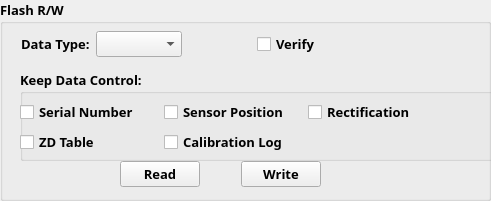
  <widget class="QGroupBox" name="groupBox">
   <property name="geometry">
    <rect>
     <x>20</x>
     <y>470</y>
     <width>491</width>
     <height>201</height>
    </rect>
   </property>
   <property name="font">
    <font>
     <family>Courier 10 Pitch</family>
     <pointsize>10</pointsize>
     <weight>75</weight>
     <bold>true</bold>
    </font>
   </property>
   <property name="title">
    <string>Flash R/W</string>
   </property>
   <widget class="QGroupBox" name="groupBox_2">
    <property name="geometry">
     <rect>
      <x>20</x>
      <y>70</y>
      <width>481</width>
      <height>91</height>
     </rect>
    </property>
    <property name="font">
     <font>
      <pointsize>10</pointsize>
     </font>
    </property>
    <property name="title">
     <string>Keep Data Control:</string>
    </property>
    <widget class="QWidget" name="layoutWidget7">
     <property name="geometry">
      <rect>
       <x>0</x>
       <y>30</y>
       <width>426</width>
       <height>54</height>
      </rect>
     </property>
     <property name="font">
      <font>
       <pointsize>10</pointsize>
      </font>
     </property>
     <layout class="QGridLayout" name="gridLayout_2">
      <item row="0" column="0">
       <widget class="QCheckBox" name="snChkBox">
        <property name="font">
         <font>
          <pointsize>10</pointsize>
         </font>
        </property>
        <property name="text">
         <string>Serial Number</string>
        </property>
       </widget>
      </item>
      <item row="0" column="1">
       <widget class="QCheckBox" name="offsetChkBox">
        <property name="font">
         <font>
          <pointsize>10</pointsize>
         </font>
        </property>
        <property name="text">
         <string>Sensor Position</string>
        </property>
       </widget>
      </item>
      <item row="0" column="2">
       <widget class="QCheckBox" name="rectificationChkBox">
        <property name="font">
         <font>
          <pointsize>10</pointsize>
         </font>
        </property>
        <property name="text">
         <string>Rectification</string>
        </property>
       </widget>
      </item>
      <item row="1" column="0">
       <widget class="QCheckBox" name="zdChkBox">
        <property name="font">
         <font>
          <pointsize>10</pointsize>
         </font>
        </property>
        <property name="text">
         <string>ZD Table</string>
        </property>
       </widget>
      </item>
      <item row="1" column="1">
       <widget class="QCheckBox" name="calibrationLogChkBox">
        <property name="font">
         <font>
          <pointsize>10</pointsize>
         </font>
        </property>
        <property name="text">
         <string>Calibration Log</string>
        </property>
       </widget>
      </item>
     </layout>
    </widget>
   </widget>
   <widget class="QWidget" name="layoutWidget8">
    <property name="geometry">
     <rect>
      <x>21</x>
      <y>30</y>
      <width>301</width>
      <height>29</height>
     </rect>
    </property>
    <property name="font">
     <font>
      <pointsize>10</pointsize>
     </font>
    </property>
    <layout class="QGridLayout" name="gridLayout">
     <item row="0" column="0">
      <widget class="QLabel" name="label_5">
       <property name="font">
        <font>
         <family>Courier 10 Pitch</family>
         <pointsize>10</pointsize>
         <weight>75</weight>
         <bold>true</bold>
        </font>
       </property>
       <property name="text">
        <string>Data Type:</string>
       </property>
      </widget>
     </item>
     <item row="0" column="1">
      <widget class="QComboBox" name="dataTypeComboBox">
       <property name="font">
        <font>
         <family>Courier 10 Pitch</family>
         <pointsize>10</pointsize>
         <weight>75</weight>
         <bold>true</bold>
        </font>
       </property>
      </widget>
     </item>
     <item row="0" column="2">
      <spacer name="horizontalSpacer">
       <property name="font">
        <font>
         <pointsize>10</pointsize>
        </font>
       </property>
       <property name="orientation">
        <enum>Qt::Horizontal</enum>
       </property>
       <property name="sizeHint" stdset="0">
        <size>
         <width>58</width>
         <height>20</height>
        </size>
       </property>
      </spacer>
     </item>
     <item row="0" column="3">
      <widget class="QCheckBox" name="verifyChkBox">
       <property name="font">
        <font>
         <family>Courier 10 Pitch</family>
         <pointsize>10</pointsize>
         <weight>75</weight>
         <bold>true</bold>
        </font>
       </property>
       <property name="text">
        <string>Verify</string>
       </property>
      </widget>
     </item>
    </layout>
   </widget>
   <widget class="QWidget" name="layoutWidget9">
    <property name="geometry">
     <rect>
      <x>120</x>
      <y>160</y>
      <width>201</width>
      <height>29</height>
     </rect>
    </property>
    <property name="font">
     <font>
      <pointsize>10</pointsize>
     </font>
    </property>
    <layout class="QGridLayout" name="gridLayout_3">
     <item row="0" column="0">
      <widget class="QPushButton" name="readFlashBtn">
       <property name="font">
        <font>
         <pointsize>10</pointsize>
        </font>
       </property>
       <property name="text">
        <string>Read</string>
       </property>
      </widget>
     </item>
     <item row="0" column="1">
      <spacer name="horizontalSpacer_2">
       <property name="font">
        <font>
         <pointsize>10</pointsize>
        </font>
       </property>
       <property name="orientation">
        <enum>Qt::Horizontal</enum>
       </property>
       <property name="sizeHint" stdset="0">
        <size>
         <width>40</width>
         <height>20</height>
        </size>
       </property>
      </spacer>
     </item>
     <item row="0" column="2">
      <widget class="QPushButton" name="writeFlashBtn">
       <property name="font">
        <font>
         <pointsize>10</pointsize>
        </font>
       </property>
       <property name="text">
        <string>Write</string>
       </property>
      </widget>
     </item>
    </layout>
   </widget>
   <zorder>layoutWidget8</zorder>
   <zorder>layoutWidget9</zorder>
   <zorder>groupBox_2</zorder>
  </widget>
